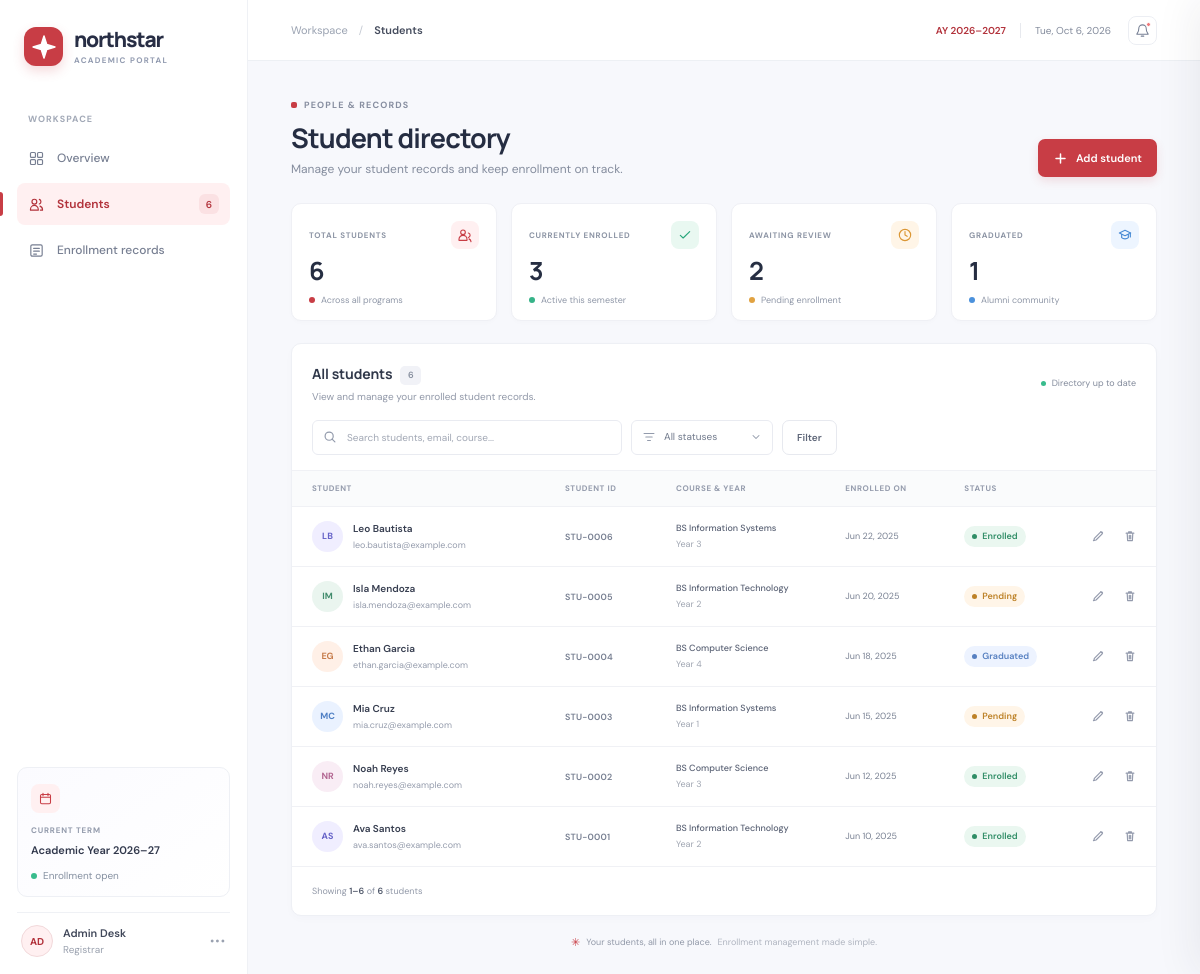
The page / on the database its author committed.
### tables this page shows
CREATE TABLE IF NOT EXISTS students (
    id INT UNSIGNED NOT NULL AUTO_INCREMENT,
    first_name VARCHAR(80) NOT NULL,
    last_name VARCHAR(80) NOT NULL,
    email VARCHAR(190) NOT NULL,
    phone VARCHAR(30) NOT NULL,
    gender ENUM('Female', 'Male', 'Prefer not to say') NOT NULL,
    date_of_birth DATE NOT NULL,
    course VARCHAR(120) NOT NULL,
    year_level TINYINT UNSIGNED NOT NULL,
    enrollment_date DATE NOT NULL,
    status ENUM('Enrolled', 'Pending', 'Graduated') NOT NULL DEFAULT 'Pending',
    address VARCHAR(255) NOT NULL DEFAULT '',
    created_at TIMESTAMP NOT NULL DEFAULT CURRENT_TIMESTAMP,
    updated_at TIMESTAMP NOT NULL DEFAULT CURRENT_TIMESTAMP ON UPDATE CURRENT_TIMESTAMP,
    PRIMARY KEY (id),
    UNIQUE KEY uq_students_email (email),
    KEY idx_students_name (last_name, first_name),
    KEY idx_students_status (status)
);

### index.php (the view, shortened to what this page needs)
<?php
require __DIR__ . '/config.php';
function escape(string $value): string
{
    return htmlspecialchars($value, ENT_QUOTES, 'UTF-8');
}
$search = trim((string) ($_GET['q'] ?? ''));
$statusFilter = trim((string) ($_GET['status'] ?? ''));
$page = filter_var($_GET['page'] ?? 1, FILTER_VALIDATE_INT);
$page = $page !== false && $page !== null ? max(1, $page) : 1;
$perPage = 8;
$where = [];
$parameters = [];
$whereSql = $where === [] ? '' : ' WHERE ' . implode(' AND ', $where);
$countStatement = $pdo->prepare('SELECT COUNT(*) FROM students' . $whereSql);
$countStatement->execute($parameters);
$filteredCount = (int) $countStatement->fetchColumn();
$totalPages = max(1, (int) ceil($filteredCount / $perPage));
$page = min($page, $totalPages);
$offset = ($page - 1) * $perPage;
$listStatement = $pdo->prepare(
    'SELECT id, first_name, last_name, email, phone, course, year_level, enrollment_date, status
     FROM students' . $whereSql . ' ORDER BY created_at DESC, id DESC LIMIT :limit OFFSET :offset'
);
$listStatement->bindValue(':limit', $perPage, PDO::PARAM_INT);
$listStatement->bindValue(':offset', $offset, PDO::PARAM_INT);
$listStatement->execute();
$students = $listStatement->fetchAll();
$summary = $pdo->query(
    "SELECT COUNT(*) AS total,
            SUM(status = 'Enrolled') AS enrolled,
            SUM(status = 'Pending') AS pending,
            SUM(status = 'Graduated') AS graduated
     FROM students"
)->fetch();
$shownFrom = $filteredCount === 0 ? 0 : $offset + 1;
$shownTo = min($offset + $perPage, $filteredCount);
$fullName = static fn (array $student): string => $student['first_name'] . ' ' . $student['last_name'];
$initials = static fn (array $student): string => strtoupper(
    substr($student['first_name'], 0, 1) . substr($student['last_name'], 0, 1)
);
?>
<!doctype html>
<html lang="en">
<head>
    <link rel="stylesheet" href="assets/app.css">
</head>
<body>
<div class="app-shell">
    <aside class="sidebar" aria-label="Main navigation">
        <a class="brand" href="index.php" aria-label="Northstar home">
            <span class="brand-mark" aria-hidden="true">
                <svg viewBox="0 0 32 32" fill="none"><path d="M16 3.5 19.1 13l9.4 3-9.4 3L16 28.5 12.9 19 3.5 16l9.4-3L16 3.5Z" fill="currentColor"/><circle cx="16" cy="16" r="3" fill="#fff"/></svg>
            </span>
            <span class="brand-copy"><strong>northstar</strong><span>ACADEMIC PORTAL</span></span>
        </a>
        <div class="nav-label">WORKSPACE</div>
        <nav class="nav-list">
            <a class="nav-item" href="index.php">
                <svg viewBox="0 0 24 24" aria-hidden="true"><rect x="3.5" y="3.5" width="7" height="7" rx="1.4"/><rect x="13.5" y="3.5" width="7" height="7" rx="1.4"/><rect x="3.5" y="13.5" width="7" height="7" rx="1.4"/><rect x="13.5" y="13.5" width="7" height="7" rx="1.4"/></svg>
                Overview
            </a>
            <a class="nav-item active" href="index.php" aria-current="page">
                <svg viewBox="0 0 24 24" aria-hidden="true"><circle cx="9" cy="8" r="3.4"/><path d="M3.5 20v-1.2a5.5 5.5 0 0 1 11 0V20H3.5Z"/><path d="M16 4.8a3.4 3.4 0 0 1 0 6.4m1 3.1a5.5 5.5 0 0 1 3.5 5.1V20h-3"/></svg>
                Students <span class="nav-count"><?= (int) $summary['total'] ?></span>
            </a>
            <a class="nav-item" href="#student-table">
                <svg viewBox="0 0 24 24" aria-hidden="true"><rect x="4" y="4" width="16" height="16" rx="2"/><path d="M8 9h8M8 13h8M8 17h4"/></svg>
                Enrollment records
            </a>
        </nav>
        <div class="sidebar-bottom">
            <div class="term-card">
                <span class="term-icon" aria-hidden="true">
                    <svg viewBox="0 0 24 24"><rect x="4" y="5.5" width="16" height="15" rx="2"/><path d="M8 3.5v4m8-4v4M4 10h16"/></svg>
                </span>
                <span class="term-label">CURRENT TERM</span>
                <strong>Academic Year 2026–27</strong>
                <span class="term-status"><i></i> Enrollment open</span>
            </div>
            <div class="profile-card">
                <span class="profile-avatar">AD</span>
                <span class="profile-copy"><strong>Admin Desk</strong><small>Registrar</small></span>
                <span class="profile-menu" aria-hidden="true">•••</span>
            </div>
        </div>
    </aside>
    <main class="main-content">
        <header class="topbar">
            <div class="breadcrumbs"><span>Workspace</span><span class="crumb-divider">/</span><strong>Students</strong></div>
            <div class="topbar-right">
                <span class="current-term">AY 2026–2027</span>
                <span class="topbar-date"><?= escape(date('D, M j, Y')) ?></span>
                <span class="notification-button" aria-label="Notifications">
                    <svg viewBox="0 0 24 24" aria-hidden="true"><path d="M18 9a6 6 0 0 0-12 0c0 7-3 7-3 9h18c0-2-3-2-3-9m-8 12h4"/></svg>
                    <i></i>
                </span>
            </div>
        </header>
        <div class="page-content">
            <section class="page-heading">
                <div>
                    <div class="eyebrow"><span></span> PEOPLE &amp; RECORDS</div>
                    <h1>Student directory</h1>
                    <p>Manage your student records and keep enrollment on track.</p>
                </div>
                <button class="button button-primary" type="button" data-open-form>
                    <svg viewBox="0 0 20 20" aria-hidden="true"><path d="M10 4v12M4 10h12"/></svg>
                    Add student
                </button>
            </section>
            <section class="stats-grid" aria-label="Enrollment summary">
                <article class="stat-card stat-total">
                    <div class="stat-topline"><span class="stat-label">TOTAL STUDENTS</span><span class="stat-icon icon-indigo"><svg viewBox="0 0 24 24" aria-hidden="true"><circle cx="9" cy="8" r="3.5"/><path d="M3 20v-1.5a6 6 0 0 1 12 0V20H3Zm14-11a3.5 3.5 0 0 1 0 6.8m1 2a5 5 0 0 1 3 4.2"/></svg></span></div>
                    <div class="stat-number"><?= (int) $summary['total'] ?></div>
                    <div class="stat-caption"><span class="stat-dot dot-indigo"></span>Across all programs</div>
                </article>
                <article class="stat-card">
                    <div class="stat-topline"><span class="stat-label">CURRENTLY ENROLLED</span><span class="stat-icon icon-green"><svg viewBox="0 0 24 24" aria-hidden="true"><path d="m5 12.5 4.2 4L19 7"/></svg></span></div>
                    <div class="stat-number"><?= (int) ($summary['enrolled'] ?? 0) ?></div>
                    <div class="stat-caption"><span class="stat-dot dot-green"></span>Active this semester</div>
                </article>
                <article class="stat-card">
                    <div class="stat-topline"><span class="stat-label">AWAITING REVIEW</span><span class="stat-icon icon-amber"><svg viewBox="0 0 24 24" aria-hidden="true"><circle cx="12" cy="12" r="8.5"/><path d="M12 7v5l3.2 2"/></svg></span></div>
                    <div class="stat-number"><?= (int) ($summary['pending'] ?? 0) ?></div>
                    <div class="stat-caption"><span class="stat-dot dot-amber"></span>Pending enrollment</div>
                </article>
                <article class="stat-card">
                    <div class="stat-topline"><span class="stat-label">GRADUATED</span><span class="stat-icon icon-blue"><svg viewBox="0 0 24 24" aria-hidden="true"><path d="m3.5 9 8.5-4 8.5 4-8.5 4-8.5-4Z"/><path d="M7 11v5c2.5 2.5 7.5 2.5 10 0v-5m3-2v6"/></svg></span></div>
                    <div class="stat-number"><?= (int) ($summary['graduated'] ?? 0) ?></div>
                    <div class="stat-caption"><span class="stat-dot dot-blue"></span>Alumni community</div>
                </article>
            </section>
            <section class="directory-panel" id="student-table">
                <div class="panel-heading">
                    <div>
                        <h2>All students <span class="heading-count"><?= (int) $filteredCount ?></span></h2>
                        <p>View and manage your enrolled student records.</p>
                    </div>
                    <span class="updated-label"><span></span> Directory up to date</span>
                </div>
                <form class="toolbar" method="get" action="index.php">
                    <label class="search-box">
                        <svg viewBox="0 0 20 20" aria-hidden="true"><circle cx="8.8" cy="8.8" r="5.8"/><path d="m13 13 4 4"/></svg>
                        <input type="search" name="q" placeholder="Search students, email, course..." value="<?= escape($search) ?>" aria-label="Search students">
                    </label>
                    <label class="filter-select">
                        <svg viewBox="0 0 20 20" aria-hidden="true"><path d="M3 5h14M5.5 10h9M8 15h4"/></svg>
                        <select name="status" aria-label="Filter by status">
                            <option value="">All statuses</option>
                        </select>
                        <svg class="select-chevron" viewBox="0 0 20 20" aria-hidden="true"><path d="m5 7.5 5 5 5-5"/></svg>
                    </label>
                    <button class="button button-filter" type="submit">Filter</button>
                </form>
                <div class="table-wrap">
                    <table>
                        <thead>
                            <tr><th>STUDENT</th><th>STUDENT ID</th><th>COURSE &amp; YEAR</th><th>ENROLLED ON</th><th>STATUS</th><th><span class="visually-hidden">Actions</span></th></tr>
                        </thead>
                        <tbody>
                        <?php if ($students === []): ?>
                            <tr><td class="empty-cell" colspan="6">
                                <span class="empty-icon"><svg viewBox="0 0 24 24" aria-hidden="true"><circle cx="10.5" cy="10.5" r="6.5"/><path d="m16 16 4.5 4.5M8 10.5h5"/></svg></span>
                                <strong>No students found</strong>
                                <span>Try another search or add a new student to your directory.</span>
                                <?php if ($search === '' && $statusFilter === ''): ?><button class="text-action" type="button" data-open-form>Add your first student</button><?php endif; ?>
                            </td></tr>
                        <?php else: ?>
                            <?php foreach ($students as $index => $student): ?>
                                <tr>
                                    <td>
                                        <div class="student-cell">
                                            <span class="student-avatar avatar-<?= $index % 5 ?>"><?= escape($initials($student)) ?></span>
                                            <span class="student-copy"><strong><?= escape($fullName($student)) ?></strong><span><?= escape($student['email']) ?></span></span>
                                        </div>
                                    </td>
                                    <td><span class="student-id">STU-<?= str_pad((string) $student['id'], 4, '0', STR_PAD_LEFT) ?></span></td>
                                    <td><span class="course-name"><?= escape($student['course']) ?></span><span class="year-label">Year <?= (int) $student['year_level'] ?></span></td>
                                    <td class="date-cell"><?= escape(date('M j, Y', strtotime($student['enrollment_date']))) ?></td>
                                    <td><span class="status-badge badge-<?= strtolower(escape($student['status'])) ?>"><i></i><?= escape($student['status']) ?></span></td>
                                    <td class="actions-cell">
                                        <a class="icon-action" href="index.php?edit=<?= (int) $student['id'] ?>" aria-label="Edit <?= escape($fullName($student)) ?>" title="Edit student">
                                            <svg viewBox="0 0 20 20" aria-hidden="true"><path d="m13.8 3.8 2.4 2.4M3.5 16.5l3.7-.8L16 6.9a1.7 1.7 0 0 0-2.4-2.4l-8.8 8.8-.8 3.2Z"/></svg>
                                        </a>
                                        <form method="post" action="index.php" class="delete-form" data-student-name="<?= escape($fullName($student)) ?>">
                                            <button class="icon-action delete-action" type="submit" aria-label="Delete <?= escape($fullName($student)) ?>" title="Delete student">
                                                <svg viewBox="0 0 20 20" aria-hidden="true"><path d="M4.5 6h11m-9.5 0 .6 10.5h6.8L14 6M8 6V4h4v2m-3 3v5m2-5v5"/></svg>
                                            </button>
                                        </form>
                                    </td>
                                </tr>
                            <?php endforeach; ?>
                        <?php endif; ?>
                        </tbody>
                    </table>
                </div>
                <footer class="table-footer">
                    <span>Showing <strong><?= $shownFrom ?>–<?= $shownTo ?></strong> of <strong><?= (int) $filteredCount ?></strong> students</span>
                </footer>
            </section>
            <p class="page-note"><span class="note-star">✳</span> Your students, all in one place. <span>Enrollment management made simple.</span></p>
        </div>
    </main>
</div>
</body>
</html>

### rows shown on the page
students: $initials($student) "LB", $fullName($student) "Leo Bautista", email "leo.bautista@example.com", id "0006", course "BS Information Systems", year_level "3", enrollment_date "Jun 22, 2025", status "Enrolled"
students: $initials($student) "IM", $fullName($student) "Isla Mendoza", email "isla.mendoza@example.com", id "0005", course "BS Information Technology", year_level "2", enrollment_date "Jun 20, 2025", status "Pending"
students: $initials($student) "EG", $fullName($student) "Ethan Garcia", email "ethan.garcia@example.com", id "0004", course "BS Computer Science", year_level "4", enrollment_date "Jun 18, 2025", status "Graduated"
students: $initials($student) "MC", $fullName($student) "Mia Cruz", email "mia.cruz@example.com", id "0003", course "BS Information Systems", year_level "1", enrollment_date "Jun 15, 2025", status "Pending"
students: $initials($student) "NR", $fullName($student) "Noah Reyes", email "noah.reyes@example.com", id "0002", course "BS Computer Science", year_level "3", enrollment_date "Jun 12, 2025", status "Enrolled"
students: $initials($student) "AS", $fullName($student) "Ava Santos", email "ava.santos@example.com", id "0001", course "BS Information Technology", year_level "2", enrollment_date "Jun 10, 2025", status "Enrolled"

### other values the page prints
$summary['total'] "6"
$summary['enrolled'] "3"
$summary['pending'] "2"
$summary['graduated'] "1"
$filteredCount "6"
$shownFrom "1"
$shownTo "6"
